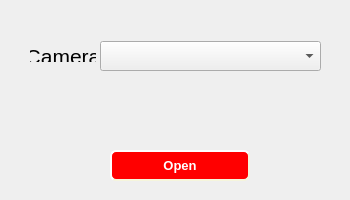
<?xml version="1.0" encoding="UTF-8"?>
<ui version="4.0">
 <class>DlgSettingCamera</class>
 <widget class="QDialog" name="DlgSettingCamera">
  <property name="geometry">
   <rect>
    <x>0</x>
    <y>0</y>
    <width>350</width>
    <height>200</height>
   </rect>
  </property>
  <property name="sizePolicy">
   <sizepolicy hsizetype="Fixed" vsizetype="Fixed">
    <horstretch>0</horstretch>
    <verstretch>0</verstretch>
   </sizepolicy>
  </property>
  <property name="font">
   <font>
    <pointsize>15</pointsize>
   </font>
  </property>
  <property name="windowTitle">
   <string>Dialog</string>
  </property>
  <widget class="QComboBox" name="comboBox_selcamera">
   <property name="geometry">
    <rect>
     <x>100</x>
     <y>41</y>
     <width>221</width>
     <height>30</height>
    </rect>
   </property>
  </widget>
  <widget class="QLabel" name="label">
   <property name="geometry">
    <rect>
     <x>30</x>
     <y>50</y>
     <width>66</width>
     <height>12</height>
    </rect>
   </property>
   <property name="font">
    <font>
     <pointsize>16</pointsize>
    </font>
   </property>
   <property name="text">
    <string>Camera</string>
   </property>
   <property name="alignment">
    <set>Qt::AlignCenter</set>
   </property>
  </widget>
  <widget class="QPushButton" name="btn_GetCameraList">
   <property name="geometry">
    <rect>
     <x>110</x>
     <y>150</y>
     <width>140</width>
     <height>31</height>
    </rect>
   </property>
   <property name="styleSheet">
    <string notr="true">QPushButton {
background-color: #ff0000;
border-style: outset;
border-width: 2px;
border-radius: 6px;
border-color: beige;
font: bold 13px;
min-width: 8em;
padding: 4px;
color:white;
}

QPushButton:pressed {
background-color: green;
color:black;
}</string>
   </property>
   <property name="text">
    <string>Open</string>
   </property>
  </widget>
 </widget>
 <resources/>
 <connections/>
</ui>
